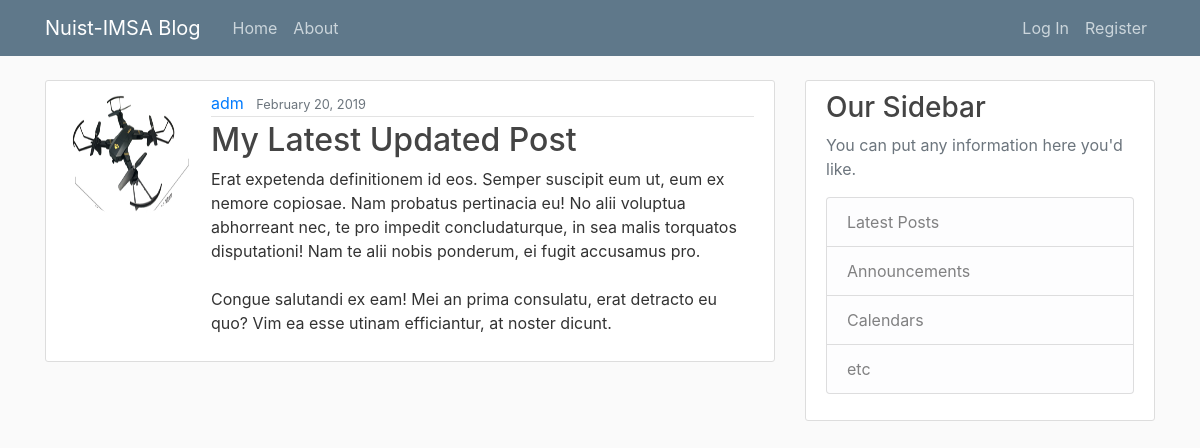
The page /post/33/ on the database its author committed.
### blog/models.py (models this page shows, shortened)
class Post(models.Model):
	title = models.CharField(max_length=100)
	content = models.TextField()
	date_posted = models.DateTimeField(default=timezone.now)
	author = models.ForeignKey(User, on_delete=models.CASCADE)

### users/models.py (models this page shows, shortened)
class Profile(models.Model):
	user =models.OneToOneField(User,on_delete=models.CASCADE)
	image = models.ImageField(default='default.jpg', upload_to='Profile_pics')

### blog/views.py (the view)
# urls.py: path('post/<int:pk>/', PostDetailView.as_view(), name='post-detail'),
class PostDetailView(DetailView):
	model=Post

### blog/templates/blog/post_detail.html (shortened to what this page needs)
{% extends "base.html" %}
{%block body%}
		<article class="media content-section">
			<img class="rounded-circle account-img" src="{{object.author.profile.image.url}}">
			  <div class="media-body">
			    <div class="article-metadata">
			      <a class="mr-2" href="{% url 'user-posts' object.author.username %}">{{ object.author }}</a>
			      <small class="text-muted">{{ object.date_posted | date:"F d, Y " }}</small>
			    </div>
			    <h2 class="article-title" >{{ object.title }}</h2>
			    <p class="article-content">{{ object.content }}</p>
			  </div>
		</article>
{%endblock body%}

### blog/static/blog/main.css (style rules this page uses)
body { background: #fafafa; color: #333333; margin-top: 5rem; }
h1, h2, h3, h4, h5, h6 { color: #444444; }
.content-section { background: #ffffff; padding: 10px 20px; border: 1px solid #dddddd; border-radius: 3px; margin-bottom: 20px; }
.article-title { color: #444444; }
.article-content { white-space: pre-line; }
.article-metadata { padding-bottom: 1px; margin-bottom: 4px; border-bottom: 1px solid #e3e3e3 }
.account-img { height: 125px; width: 125px; margin-right: 20px; margin-bottom: 16px; }

### rows shown on the page
Post: author.profile.image (picture), author "adm", date_posted "February 20, 2019", title "My Latest Updated Post", content "Erat expetenda definitionem id eos. Semper suscipit eum ut, eum ex nemore copiosae. Nam probatus pertinacia eu! No alii voluptua abhorreant nec, te pro impedit concludaturque, in sea malis torquatos disputationi! Nam te alii nobis ponderum, ei fugit accusamus pro. Congue salutandi ex eam! Mei an prima consulatu, erat detracto eu quo? Vim ea esse utinam efficiantur, at noster dicunt."
